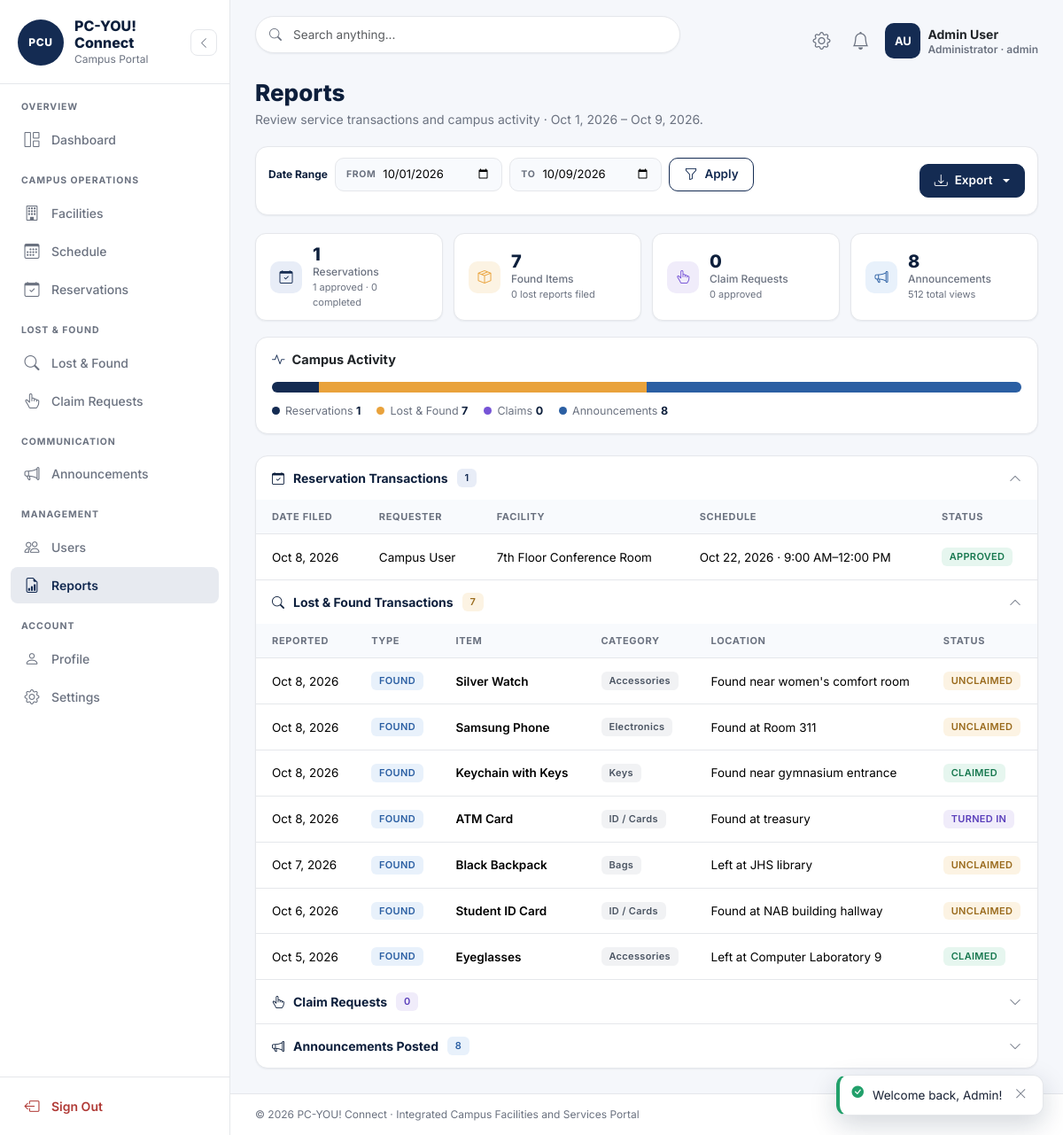
Screenshot of /admin/reports.php (signed in) with the database file from the repository.
### tables this page shows
CREATE TABLE `facility_reservations` (
  `id` int(11) NOT NULL,
  `user_id` int(11) NOT NULL,
  `facility_id` int(11) NOT NULL,
  `purpose` varchar(160) NOT NULL,
  `res_date` date NOT NULL,
  `start_time` time NOT NULL,
  `end_time` time NOT NULL,
  `notes` text DEFAULT NULL,
  `attachments` text DEFAULT NULL,
  `status` enum('pending','approved','rejected','cancelled','completed') NOT NULL DEFAULT 'pending',
  `remarks` varchar(255) DEFAULT NULL,
  `decided_by` int(11) DEFAULT NULL,
  `decided_at` datetime DEFAULT NULL,
  `created_at` timestamp NOT NULL DEFAULT current_timestamp()
);

CREATE TABLE `facilities` (
  `id` int(11) NOT NULL,
  `name` varchar(120) NOT NULL,
  `description` text DEFAULT NULL,
  `location` varchar(150) DEFAULT NULL,
  `status` enum('available','maintenance','unavailable') NOT NULL DEFAULT 'available',
  `image` varchar(255) DEFAULT NULL,
  `created_at` timestamp NOT NULL DEFAULT current_timestamp()
);

CREATE TABLE `lost_found_items` (
  `id` int(11) NOT NULL,
  `reporter_id` int(11) DEFAULT NULL,
  `report_type` enum('found','lost') NOT NULL DEFAULT 'found',
  `item_name` varchar(140) NOT NULL,
  `category` enum('electronics','id_card','accessories','bags','keys','documents','clothing','books','other') NOT NULL DEFAULT 'other',
  `description` text DEFAULT NULL,
  `location_found` varchar(160) DEFAULT NULL,
  `date_found` date NOT NULL,
  `status` enum('unclaimed','claimed','turned_in','searching','reunited') NOT NULL DEFAULT 'unclaimed',
  `claimed_by` varchar(140) DEFAULT NULL,
  `image` varchar(255) DEFAULT NULL,
  `created_at` timestamp NOT NULL DEFAULT current_timestamp(),
  `updated_at` timestamp NOT NULL DEFAULT current_timestamp() ON UPDATE current_timestamp()
);

### config/database.php (called while the page is built, shortened)
<?php
class Database {
    private static ?PDO $pdo = null;
    public static function conn(): PDO {
        if (self::$pdo === null) {
            self::$pdo = new PDO(
                'mysql:host=' . self::HOST . ';dbname=' . self::NAME . ';charset=utf8mb4',
                self::USER, self::PASS,
                [
                    PDO::ATTR_ERRMODE            => PDO::ERRMODE_EXCEPTION,
                    PDO::ATTR_DEFAULT_FETCH_MODE => PDO::FETCH_ASSOC,
                    PDO::ATTR_EMULATE_PREPARES   => false,
                ]
            );
        }
        return self::$pdo;
    }
}
function db(): PDO { return Database::conn(); }

### admin/reports.php (the view, shortened to what this page needs)
<?php
 $from = get_str('from', date('Y-m-01'));
 $to   = get_str('to', date('Y-m-d'));
 $mk = fn(string $col) => "$col >= ? AND $col < DATE_ADD(?, INTERVAL 1 DAY)";
 $rp = [$from, $to];
 $resTotal = (int)db_scalar("SELECT COUNT(*) FROM facility_reservations WHERE " . $mk('created_at'), $rp);
 $resAppr  = (int)db_scalar("SELECT COUNT(*) FROM facility_reservations WHERE status='approved' AND " . $mk('created_at'), $rp);
 $resComp  = (int)db_scalar("SELECT COUNT(*) FROM facility_reservations WHERE status='completed' AND " . $mk('created_at'), $rp);
 $lfFound  = (int)db_scalar("SELECT COUNT(*) FROM lost_found_items WHERE report_type='found' AND " . $mk('created_at'), $rp);
 $lfLost   = (int)db_scalar("SELECT COUNT(*) FROM lost_found_items WHERE report_type='lost' AND " . $mk('created_at'), $rp);
 $clTotal  = (int)db_scalar("SELECT COUNT(*) FROM claim_requests WHERE " . $mk('created_at'), $rp);
 $clAppr   = (int)db_scalar("SELECT COUNT(*) FROM claim_requests WHERE status='approved' AND " . $mk('created_at'), $rp);
 $annTotal = (int)db_scalar("SELECT COUNT(*) FROM announcements WHERE " . $mk('created_at'), $rp);
 $annViews = (int)db_scalar("SELECT COALESCE(SUM(views),0) FROM announcements WHERE " . $mk('created_at'), $rp);
 $lfTotal = $lfFound + $lfLost;
 $grand = $resTotal + $lfTotal + $clTotal + $annTotal;
 $seg = $grand ? fn($n) => $n ? round($n / $grand * 100, 1) : 0 : fn($n) => 0;
 $res = db()->prepare("SELECT r.*, f.name facility, CONCAT(u.first_name,' ',u.last_name) requester
    FROM facility_reservations r JOIN facilities f ON f.id=r.facility_id JOIN users u ON u.id=r.user_id
    WHERE " . $mk('r.created_at') . " ORDER BY r.created_at DESC LIMIT 500");
 $res->execute($rp);
 $resRows = $res->fetchAll();
 $lf = db()->prepare("SELECT * FROM lost_found_items WHERE " . $mk('created_at') . " ORDER BY created_at DESC LIMIT 500");
 $lf->execute($rp);
 $lfRows = $lf->fetchAll();
 $cl = db()->prepare("SELECT c.*, i.item_name, CONCAT(u.first_name,' ',u.last_name) claimant
    FROM claim_requests c JOIN lost_found_items i ON i.id=c.item_id JOIN users u ON u.id=c.user_id
    WHERE " . $mk('c.created_at') . " ORDER BY c.created_at DESC LIMIT 500");
 $cl->execute($rp);
 $clRows = $cl->fetchAll();
 $ann = db()->prepare("SELECT * FROM announcements WHERE " . $mk('created_at') . " ORDER BY created_at DESC LIMIT 500");
 $ann->execute($rp);
 $annRows = $ann->fetchAll();
require_once '../includes/sidebar.php';
require_once '../includes/header.php';
?>
<div class="dash-wrap">
  <div class="page-head">
    <div>
      <h1 class="page-title">Reports</h1>
      <p class="page-sub">Review service transactions and campus activity · <?= fmt_date($from) ?> – <?= fmt_date($to) ?>.</p>
    </div>
  </div>
  <div class="page-toolbar no-print">
    <form method="get" class="d-flex flex-wrap align-items-center gap-2">
      <span class="toolbar-hint fw-bold" style="color:var(--navy-dark)">Date Range</span>
      <div class="date-seg">
        <label>FROM</label>
        <input type="date" name="from" value="<?= e($from) ?>" aria-label="From date">
      </div>
      <div class="date-seg">
        <label>TO</label>
        <input type="date" name="to" value="<?= e($to) ?>" aria-label="To date">
      </div>
      <button class="btn btn-outline-navy"><i class="bi bi-funnel"></i>Apply</button>
    </form>
    <div class="d-flex align-items-center gap-2 ms-auto">
      <div class="dropdown">
        <button class="btn btn-navy dropdown-toggle" data-bs-toggle="dropdown"><i class="bi bi-download"></i>Export</button>
      </div>
    </div>
  </div>
  <div class="sum-row">
    <div class="sum-card"><span class="stat-icon icon-navy"><i class="bi bi-calendar-check"></i></span>
      <div><div class="sum-num"><?= $resTotal ?></div><div class="sum-label">Reservations</div>
        <div class="muted-sm" style="font-size:11px"><?= $resAppr ?> approved · <?= $resComp ?> completed</div></div></div>
    <div class="sum-card"><span class="stat-icon icon-warning"><i class="bi bi-box-seam"></i></span>
      <div><div class="sum-num"><?= $lfFound ?></div><div class="sum-label">Found Items</div>
        <div class="muted-sm" style="font-size:11px"><?= $lfLost ?> lost reports filed</div></div></div>
    <div class="sum-card"><span class="stat-icon icon-purple"><i class="bi bi-hand-index-thumb"></i></span>
      <div><div class="sum-num"><?= $clTotal ?></div><div class="sum-label">Claim Requests</div>
        <div class="muted-sm" style="font-size:11px"><?= $clAppr ?> approved</div></div></div>
    <div class="sum-card"><span class="stat-icon icon-info"><i class="bi bi-megaphone"></i></span>
      <div><div class="sum-num"><?= $annTotal ?></div><div class="sum-label">Announcements</div>
        <div class="muted-sm" style="font-size:11px"><?= number_format($annViews) ?> total views</div></div></div>
  </div>
  <div class="card activity-card mb-4">
    <h6 class="sec-title mb-3"><i class="bi bi-activity"></i>Campus Activity</h6>
    <?php if (!$grand): ?>
      <div class="empty-state" style="padding:20px"><i class="bi bi-inbox"></i>
        <div class="es-title">No activity in this date range</div>
        <div class="es-sub">Try widening the date range and applying again.</div></div>
    <?php else: ?>
      <div class="act-bar">
        <span style="width:<?= $seg($resTotal) ?>%;background:var(--navy)" title="Reservations"></span>
        <span style="width:<?= $seg($lfTotal) ?>%;background:var(--warning)" title="Lost & Found"></span>
        <span style="width:<?= $seg($annTotal) ?>%;background:#2B5FA3" title="Announcements"></span>
      </div>
      <div class="act-legend">
        <span><span class="dot" style="background:var(--navy)"></span>Reservations <b><?= $resTotal ?></b></span>
        <span><span class="dot" style="background:var(--warning)"></span>Lost &amp; Found <b><?= $lfTotal ?></b></span>
        <span><span class="dot" style="background:var(--purple)"></span>Claims <b><?= $clTotal ?></b></span>
        <span><span class="dot" style="background:#2B5FA3"></span>Announcements <b><?= $annTotal ?></b></span>
      </div>
    <?php endif; ?>
  </div>
  <div class="manage-card">
    <div class="report-sec">
      <button class="sec-toggle" type="button" data-bs-toggle="collapse" data-bs-target="#secRes" aria-expanded="true">
        <i class="bi bi-calendar-check"></i>Reservation Transactions
        <span class="badge badge-soft soft-primary"><?= count($resRows) ?></span>
        <i class="bi bi-chevron-down chev"></i>
      </button>
      <div class="collapse show" id="secRes">
        <div class="table-wrap"><table class="table">
          <thead><tr><th>DATE FILED</th><th>REQUESTER</th><th>FACILITY</th><th>SCHEDULE</th><th>STATUS</th></tr></thead>
          <tbody><?php if (!$resRows) echo '<tr><td colspan="5" class="text-center text-muted py-3">No records in this date range.</td></tr>';
            foreach ($resRows as $r): ?>
            <tr><td><?= fmt_date($r['created_at']) ?></td><td><?= e($r['requester']) ?></td><td><?= e($r['facility']) ?></td>
              <td><?= fmt_date($r['res_date']) ?> · <?= fmt_time12($r['start_time']) ?>–<?= fmt_time12($r['end_time']) ?></td>
              <td><?= badge($r['status']) ?></td></tr>
          <?php endforeach; ?></tbody>
        </table></div>
      </div>
    </div>
    <div class="report-sec">
      <button class="sec-toggle" type="button" data-bs-toggle="collapse" data-bs-target="#secLF" aria-expanded="true">
        <i class="bi bi-search"></i>Lost &amp; Found Transactions
        <span class="badge badge-soft soft-warning"><?= count($lfRows) ?></span>
        <i class="bi bi-chevron-down chev"></i>
      </button>
      <div class="collapse show" id="secLF">
        <div class="table-wrap"><table class="table">
          <thead><tr><th>REPORTED</th><th>TYPE</th><th>ITEM</th><th>CATEGORY</th><th>LOCATION</th><th>STATUS</th></tr></thead>
          <tbody><?php if (!$lfRows) echo '<tr><td colspan="6" class="text-center text-muted py-3">No records in this date range.</td></tr>';
            foreach ($lfRows as $i): ?>
            <tr><td><?= fmt_date($i['created_at']) ?></td>
              <td><?= badge($i['report_type']) ?></td>
              <td class="fw-semibold"><?= e($i['item_name']) ?></td><td><?= badge($i['category']) ?></td>
              <td><?= e($i['location_found']) ?></td><td><?= badge($i['status']) ?></td></tr>
          <?php endforeach; ?></tbody>
        </table></div>
      </div>
    </div>
    <div class="report-sec">
      <button class="sec-toggle" type="button" data-bs-toggle="collapse" data-bs-target="#secClaims" aria-expanded="false">
        <i class="bi bi-hand-index-thumb"></i>Claim Requests
        <span class="badge badge-soft soft-purple"><?= count($clRows) ?></span>
        <i class="bi bi-chevron-down chev"></i>
      </button>
    </div>
    <div class="report-sec">
      <button class="sec-toggle" type="button" data-bs-toggle="collapse" data-bs-target="#secAnn" aria-expanded="false">
        <i class="bi bi-megaphone"></i>Announcements Posted
        <span class="badge badge-soft soft-info"><?= count($annRows) ?></span>
        <i class="bi bi-chevron-down chev"></i>
      </button>
    </div>
  </div>
</div>
<?php require_once '../includes/footer.php'; ?>

### includes/functions.php (shortened to what this page needs)
<?php
require_once __DIR__ . '/../config/database.php';
function e($v): string { return htmlspecialchars((string)$v, ENT_QUOTES, 'UTF-8'); }
function get_str(string $k, $d = '') { return trim($_GET[$k] ?? $d); }
function db_scalar(string $sql, array $p = []) { $st = db()->prepare($sql); $st->execute($p); return $st->fetchColumn(); }
function fmt_date($d): string   { return $d ? date('M j, Y', strtotime($d)) : '—'; }
function fmt_time12($t): string { return $t ? date('g:i A', strtotime($t)) : '—'; }
function badge(string $s): string {
    static $map = [
        'available'=>['soft-success','AVAILABLE'],'maintenance'=>['soft-warning','MAINTENANCE'],'unavailable'=>['soft-danger','UNAVAILABLE'],
        'pending'=>['soft-warning','PENDING'],'approved'=>['soft-success','APPROVED'],'rejected'=>['soft-danger','REJECTED'],
        'cancelled'=>['soft-secondary','CANCELLED'],'completed'=>['soft-info','COMPLETED'],'upcoming'=>['soft-primary','UPCOMING'],
        'unclaimed'=>['soft-warning','UNCLAIMED'],'claimed'=>['soft-success','CLAIMED'],'turned_in'=>['soft-purple','TURNED IN'],
        'searching'=>['soft-warning','SEARCHING'],'reunited'=>['soft-primary','REUNITED'],
        'found'=>['soft-info','FOUND'],'lost'=>['soft-danger','LOST'],
        'facilities'=>['soft-info','FACILITIES'],'lost_found'=>['soft-warning','LOST & FOUND'],
        'electronics'=>['soft-secondary','Electronics'],'id_card'=>['soft-secondary','ID / Cards'],
        'accessories'=>['soft-secondary','Accessories'],'bags'=>['soft-secondary','Bags'],'keys'=>['soft-secondary','Keys'],
        'clothing'=>['soft-secondary','Clothing'],'documents'=>['soft-secondary','Documents'],'books'=>['soft-secondary','Books'],
        'other'=>['soft-secondary','Other'],
        'published'=>['soft-success','Published'],'archived'=>['soft-secondary','Archived'],
        'active'=>['soft-success','Active'],'inactive'=>['soft-secondary','Inactive'],
    ];
    [$c, $l] = $map[$s] ?? ['soft-secondary', ucwords(str_replace('_', ' ', $s))];
    return '<span class="badge badge-soft ' . $c . '">' . e($l) . '</span>';
}

### rows the page displays
facility_reservations: created_at "Oct 8, 2026", requester "Campus User", facility.name "7th Floor Conference Room", res_date "Oct 22, 2026", start_time "9:00 AM", end_time "12:00 PM", l "APPROVED"
lost_found_items: created_at "Oct 8, 2026", l "FOUND Accessories UNCLAIMED", item_name "Silver Watch", location_found "Found near women's comfort room"
lost_found_items: created_at "Oct 8, 2026", l "FOUND Electronics UNCLAIMED", item_name "Samsung Phone", location_found "Found at Room 311"
lost_found_items: created_at "Oct 8, 2026", l "FOUND Keys CLAIMED", item_name "Keychain with Keys", location_found "Found near gymnasium entrance"
lost_found_items: created_at "Oct 8, 2026", l "FOUND ID / Cards TURNED IN", item_name "ATM Card", location_found "Found at treasury"
lost_found_items: created_at "Oct 7, 2026", l "FOUND Bags UNCLAIMED", item_name "Black Backpack", location_found "Left at JHS library"
lost_found_items: created_at "Oct 6, 2026", l "FOUND ID / Cards UNCLAIMED", item_name "Student ID Card", location_found "Found at NAB building hallway"
lost_found_items: created_at "Oct 5, 2026", l "FOUND Accessories CLAIMED", item_name "Eyeglasses", location_found "Left at Computer Laboratory 9"

### other values shown
$ini "AU"
$navUser['name'] "Admin User"
$navUser['user_id'] "admin"
fmt_date($from) "Oct 1, 2026"
fmt_date($to) "Oct 9, 2026"
$resTotal "1"
$resAppr "1"
$resComp "0"
$lfFound "7"
$lfLost "0"
$clTotal "0"
$clAppr "0"
$annTotal "8"
$annViews "512"
$lfTotal "7"
